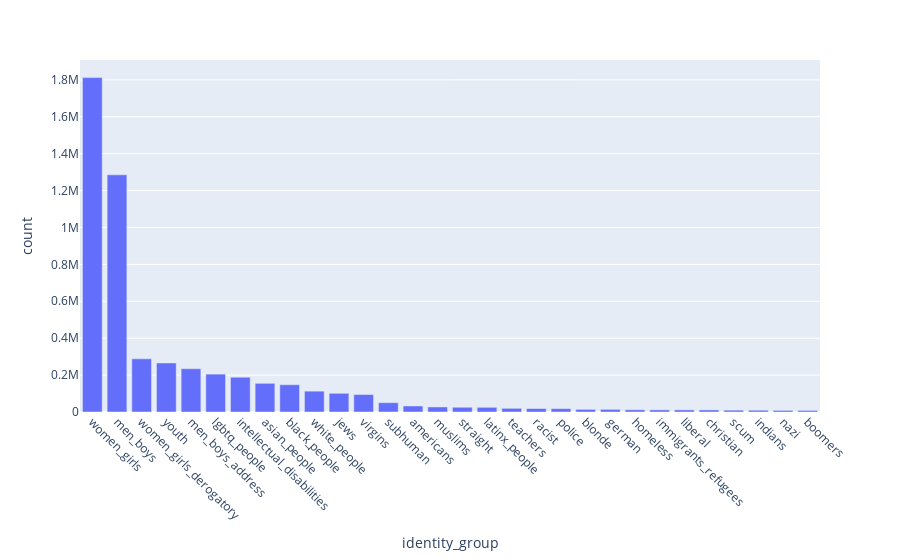

The code cell stored with this chart in its notebook:
### Markdown cell above
## Group identity terms

### Code cell
import json

identity_groups_fpath = '../resources/identity_groups.json'
with open(identity_groups_fpath, 'r') as f:
    identity_groups = json.load(f)
print(len(identity_groups))

exp['identity_group'] = exp.netmapper_identity_matches.map(lambda x: identity_groups.get(x, x))
exploded = exp.explode('identity_group') # Count intersectional mentions as a mention in each of their categories
gp_freq = exploded.identity_group.value_counts().to_frame(name='count').reset_index(names='identity_group')
gp_freq.head(30)

import plotly.express as px
pd.options.plotting.backend = 'plotly'

# fig = px.bar(gp_freq.head(50), x='term', y='count')
fig = px.bar(gp_freq.head(30), x='identity_group', y='count')
fig.update_xaxes(tickangle=45)

### Figure 1 — Plotly figure (JSON) as saved in the notebook; plotly's stock layout.template omitted (floating-point values rounded to 4 significant figures)
{"data": [{"alignmentgroup": "True", "hovertemplate": "identity_group=%{x}<br>count=%{y}<extra></extra>", "legendgroup": "", "marker": {"color": "#636efa", "pattern": {"shape": ""}}, "name": "", "offsetgroup": "", "orientation": "v", "showlegend": false, "textposition": "auto", "type": "bar", "x": ["women_girls", "men_boys", "women_girls_derogatory", "youth", "men_boys_address", "lgbtq_people", "intellectual_disabilities", "asian_people", "black_people", "white_people", "jews", "virgins", "subhuman", "americans", "muslims", "straight", "latinx_people", "teachers", "racist", "police", "blonde", "german", "homeless", "immigrants_refugees", "liberal", "christian", "scum", "indians", "nazi", "boomers"], "xaxis": "x", "y": [1812233, 1285371, 288138, 265814, 234726, 205318, 188515, 155535, 147849, 113051, 101403, 94597, 50528, 32685, 27365, 25798, 25410, 19980, 18723, 18287, 14381, 14322, 12004, 11654, 11438, 11217, 10003, 9742, 8918, 8689], "yaxis": "y"}], "layout": {"autosize": true, "barmode": "relative", "legend": {"tracegroupgap": 0}, "margin": {"t": 60}, "xaxis": {"anchor": "y", "autorange": true, "domain": [0, 1], "range": [-0.5, 29.5], "tickangle": 45, "title": {"text": "identity_group"}, "type": "category"}, "yaxis": {"anchor": "x", "autorange": true, "domain": [0, 1], "range": [0, 1908000.0], "title": {"text": "count"}, "type": "linear"}}}
